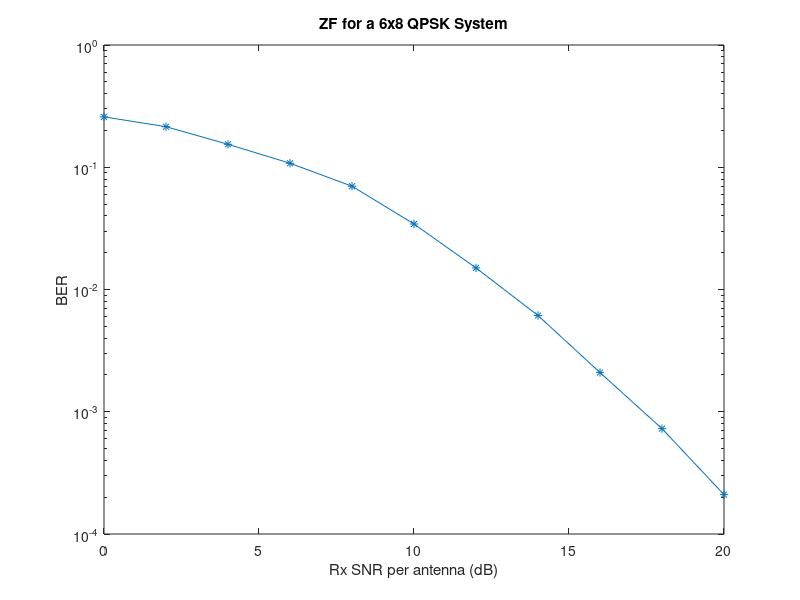

Source code (MATLAB):
%ZF
clear all;
close all;
SNR_dB=0:2:20;
K=6;     %发射天线数
L=8;     %接收天线数
Es=1;    %初始化白噪声能量
len_SNR=length(SNR_dB);
N0_dB=10*log10(K*Es)-SNR_dB;  %信噪比用对数形式表示时，SNR_dB=S_dB-N_dB,注意这里的信号功率要乘以K，因为有K道发射信号
N0=10.^(N0_dB/10);
%
count=zeros(1,len_SNR);       %错误接受码元计数
BER=zeros(1,len_SNR);         %误码率
N_block=5000;                 %分块数目
N_sym0=100;                   %每根天线处理的QPSK符号数
N_err=2000;                   %最小错误数
n_init=1;                     %信噪比指针
while (n_init<=len_SNR)&&(count(len_SNR)<N_block)
	H=sqrt(0.5)*(randn(L,K)+1i*randn(L,K));      %%产生L、K路QPSK信号，H信道响应
    Dt=round(rand(K,N_sym0)+1i*rand(K,N_sym0));  %发送K路QPSK信号
    modDt=sqrt(Es/2)*(Dt*2-(1+1i));
    HS=H*modDt;                                  %接收端信号
	Noise=sqrt(0.5)*(randn(L,N_sym0)+1i*randn(L,N_sym0));  %L路接收端的噪声
    for n=n_init:len_SNR
        count(n)=count(n)+1
        n0=N0(n);
        RxDt=HS+sqrt(n0)*Noise;   %接收信号（考虑L路噪声影响）
        if K==L
            W=inv(H);             %inv函数表示矩阵求逆变换，W为加权系数
        else
            W=pinv(H);
       %pinv函数返回矩阵A的伪逆矩阵。如果矩阵A是可逆（非奇异）的，那么pinv(A)与inv(A)的结果是一样的。
       %但如果矩阵A是奇异矩阵，则inv(A)不存在；
       %但pinv(A)仍然存在，并表现出一些与逆矩阵类似的性质。在pinv函数中，A不一定是方阵。
        end;    
        zt=W*RxDt;
        estDt=(sign(real(zt))+1i*sign(imag(zt))+1+1i)/2;
        err=abs(round(Dt-estDt)).^2;  %错误接收码元数
        BER(n)=BER(n)+sum(sum(err));  %计算误码率
    end;
    if mean(BER(n_init))>=N_err       
        n_init=n_init+1;
    end;   
end;
format short e;                       %format short e格式控制指令，表示5字长浮点数           
BER=BER./(2*K*N_sym0*count);
semilogy(SNR_dB, BER, '-*');
strtitle=['ZF for a ',num2str(K),'x',num2str(L),' QPSK System'];   %strtitle表示字符标题
title(strtitle);
xlabel('Rx SNR per antenna (dB)');
ylabel('BER');
